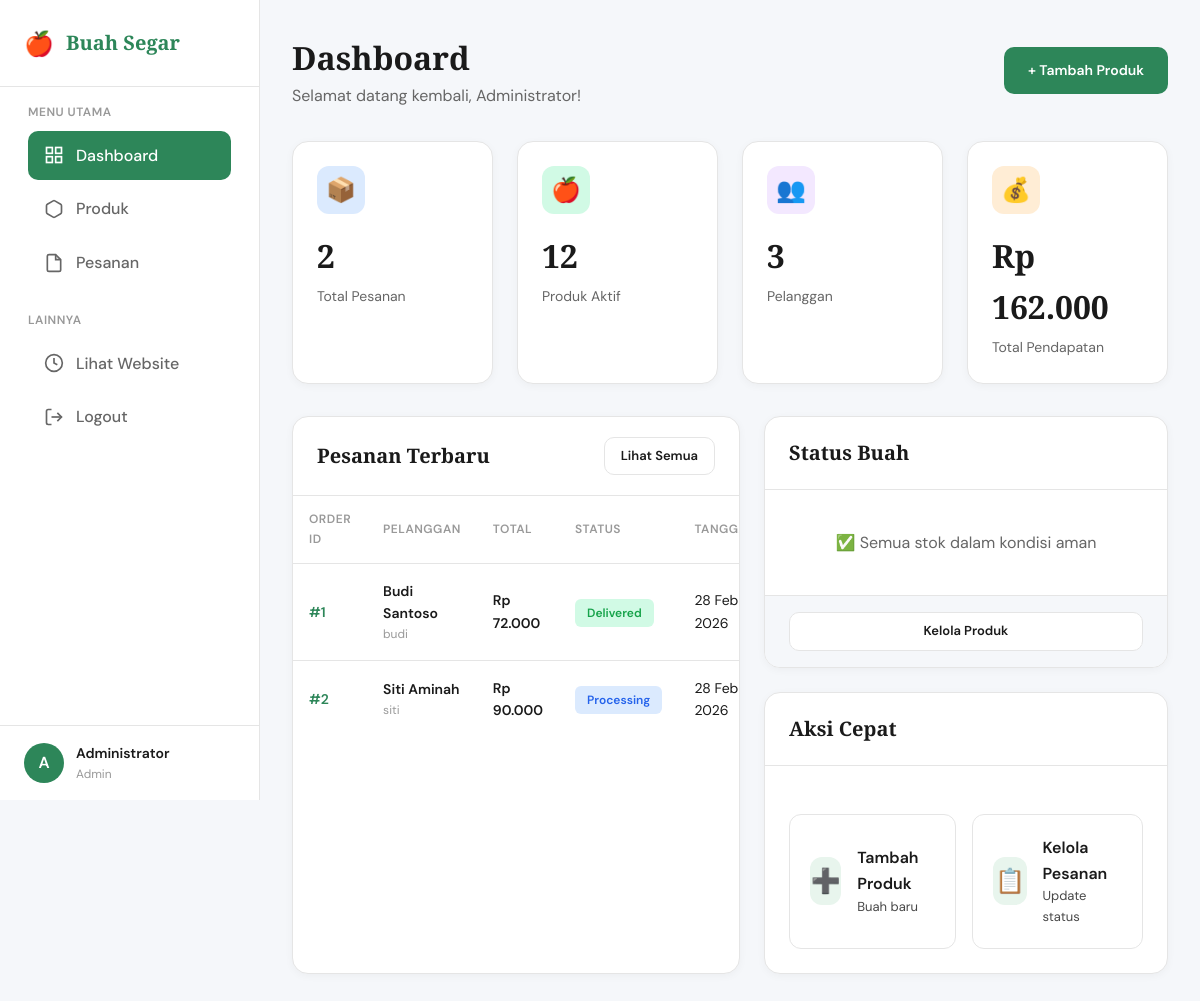
Page /admin/dashboard.php (signed in) on the committed database.
### tables this page shows
CREATE TABLE orders (
    id INT PRIMARY KEY AUTO_INCREMENT,
    user_id INT NOT NULL,
    nama_pemesan VARCHAR(100) NOT NULL,
    no_telepon VARCHAR(20) NOT NULL,
    alamat_kirim TEXT NOT NULL,
    total_harga DECIMAL(10,2) NOT NULL,
    status ENUM('pending', 'processing', 'shipped', 'delivered', 'cancelled') DEFAULT 'pending',
    catatan TEXT,
    created_at TIMESTAMP DEFAULT CURRENT_TIMESTAMP,
    updated_at TIMESTAMP DEFAULT CURRENT_TIMESTAMP ON UPDATE CURRENT_TIMESTAMP,
    FOREIGN KEY (user_id) REFERENCES users(id) ON DELETE CASCADE,
    INDEX idx_user_id (user_id),
    INDEX idx_status (status),
    INDEX idx_created_at (created_at)
);

CREATE TABLE users (
    id INT PRIMARY KEY AUTO_INCREMENT,
    username VARCHAR(50) UNIQUE NOT NULL,
    email VARCHAR(100) UNIQUE NOT NULL,
    password VARCHAR(255) NOT NULL,
    nama_lengkap VARCHAR(100) NOT NULL,
    no_telepon VARCHAR(20),
    alamat TEXT,
    role ENUM('admin', 'customer') DEFAULT 'customer',
    status ENUM('active', 'inactive') DEFAULT 'active',
    created_at TIMESTAMP DEFAULT CURRENT_TIMESTAMP,
    updated_at TIMESTAMP DEFAULT CURRENT_TIMESTAMP ON UPDATE CURRENT_TIMESTAMP,
    INDEX idx_username (username),
    INDEX idx_email (email),
    INDEX idx_role (role)
);

### auth/check_session.php (called while the page is built, shortened)
<?php
function isLoggedIn() {
    return isset($_SESSION['logged_in']) && $_SESSION['logged_in'] === true;
}
function getLoggedInUser() {
    return [
        'id' => $_SESSION['user_id'] ?? null,
        'username' => $_SESSION['username'] ?? null,
        'email' => $_SESSION['email'] ?? null,
        'nama_lengkap' => $_SESSION['nama_lengkap'] ?? null,
        'role' => $_SESSION['role'] ?? null,
        'login_time' => $_SESSION['login_time'] ?? null,
    ];
}
?>

### config/database.php (called while the page is built, shortened)
<?php
$pdo_options = [
    PDO::ATTR_ERRMODE => PDO::ERRMODE_EXCEPTION,
    PDO::ATTR_DEFAULT_FETCH_MODE => PDO::FETCH_ASSOC,
    PDO::ATTR_EMULATE_PREPARES => false,
];
$pdo = null;
function getConnection() {
    global $pdo;
    if ($pdo !== null) {
        return $pdo;
    }
    try {
        $dsn = "mysql:host=" . DB_HOST . ";dbname=" . DB_NAME . ";charset=" . DB_CHARSET;
        global $pdo_options;
        $pdo = new PDO($dsn, DB_USER, DB_PASS, $pdo_options);
        return $pdo;
    } catch (PDOException $e) {
        error_log("Database Connection Error: " . $e->getMessage());
        die("Koneksi database gagal. Silakan hubungi administrator.");
    }
}
function query($sql, $params = []) {
    try {
        $pdo = getConnection();
        $stmt = $pdo->prepare($sql);
        $stmt->execute($params);
        return $stmt;
    } catch (PDOException $e) {
        error_log("Query Error: " . $e->getMessage() . " | SQL: " . $sql);
        throw $e;
    }
}
function fetchOne($sql, $params = []) {
    $stmt = query($sql, $params);
    return $stmt->fetch();
}
function fetchAll($sql, $params = []) {
    $stmt = query($sql, $params);
    return $stmt->fetchAll();
}
?>

### includes/functions.php (called while the page is built, shortened)
<?php
function formatRupiah($angka, $with_prefix = true) {
    $formatted = number_format($angka, 0, ',', '.');
    return $with_prefix ? "Rp " . $formatted : $formatted;
}
function formatTanggal($date, $format = 'lengkap') {
    $timestamp = is_numeric($date) ? $date : strtotime($date);
    $bulan_pendek = [
        'January' => 'Jan',
        'February' => 'Feb',
        'March' => 'Mar',
        'April' => 'Apr',
        'May' => 'Mei',
        'June' => 'Jun',
        'July' => 'Jul',
        'August' => 'Agt',
        'September' => 'Sep',
        'October' => 'Okt',
        'November' => 'Nov',
        'December' => 'Des'
    ];
    switch ($format) {
        case 'pendek':
            $bulan_nama = $bulan_pendek[date('F', $timestamp)];
            return date('j', $timestamp) . ' ' . $bulan_nama . ' ' . date('Y', $timestamp);
    }
}
?>

### admin/dashboard.php (the view, shortened to what this page needs)
<?php
require_once '../auth/check_session.php';
require_once '../config/database.php';
require_once '../includes/functions.php';
$admin = getLoggedInUser();
$total_orders = fetchOne("SELECT COUNT(*) as total FROM orders")['total'] ?? 0;
$total_products = fetchOne("SELECT COUNT(*) as total FROM buah WHERE status = 'active'")['total'] ?? 0;
$total_users = fetchOne("SELECT COUNT(*) as total FROM users WHERE role = 'customer'")['total'] ?? 0;
$revenue_data = fetchOne("SELECT SUM(total_harga) as total FROM orders WHERE status != 'cancelled'")['total'] ?? 0;
$total_revenue = $revenue_data;
$low_stock_products = fetchAll("SELECT * FROM buah WHERE stok_kg <= 10 AND status = 'active' ORDER BY stok_kg ASC LIMIT 5");
$recent_orders = fetchAll("SELECT o.*, u.nama_lengkap, u.username
                          FROM orders o
                          JOIN users u ON o.user_id = u.id
                          ORDER BY o.created_at DESC
                          LIMIT 10");
?>
<!DOCTYPE html>
<html lang="id">
<head>
</head>
<body>
    <div class="admin-layout">
        <aside class="sidebar" id="sidebar">
            <div class="sidebar-header">
                <div class="sidebar-logo">
                    <span>🍎</span>
                    Buah Segar
                </div>
            </div>
            <nav class="sidebar-nav">
                <div class="nav-section">
                    <div class="nav-section-title">Menu Utama</div>
                    <a href="dashboard.php" class="nav-item active">
                        <svg viewBox="0 0 24 24" fill="none" stroke="currentColor" stroke-width="2"><rect x="3" y="3" width="7" height="7"/><rect x="14" y="3" width="7" height="7"/><rect x="14" y="14" width="7" height="7"/><rect x="3" y="14" width="7" height="7"/></svg>
                        Dashboard
                    </a>
                    <a href="products.php" class="nav-item">
                        <svg viewBox="0 0 24 24" fill="none" stroke="currentColor" stroke-width="2"><path d="M21 16V8a2 2 0 0 0-1-1.73l-7-4a2 2 0 0 0-2 0l-7 4A2 2 0 0 0 3 8v8a2 2 0 0 0 1 1.73l7 4a2 2 0 0 0 2 0l7-4A2 2 0 0 0 21 16z"/></svg>
                        Produk
                    </a>
                    <a href="orders.php" class="nav-item">
                        <svg viewBox="0 0 24 24" fill="none" stroke="currentColor" stroke-width="2"><path d="M14 2H6a2 2 0 0 0-2 2v16a2 2 0 0 0 2 2h12a2 2 0 0 0 2-2V8z"/><polyline points="14 2 14 8 20 8"/></svg>
                        Pesanan
                    </a>
                </div>
                <div class="nav-section">
                    <div class="nav-section-title">Lainnya</div>
                    <a href="../pages/catalog.php" class="nav-item">
                        <svg viewBox="0 0 24 24" fill="none" stroke="currentColor" stroke-width="2"><circle cx="12" cy="12" r="10"/><path d="M12 6v6l4 2"/></svg>
                        Lihat Website
                    </a>
                    <a href="../auth/logout.php" class="nav-item">
                        <svg viewBox="0 0 24 24" fill="none" stroke="currentColor" stroke-width="2"><path d="M9 21H5a2 2 0 0 1-2-2V5a2 2 0 0 1 2-2h4"/><polyline points="16 17 21 12 16 7"/><line x1="21" y1="12" x2="9" y2="12"/></svg>
                        Logout
                    </a>
                </div>
            </nav>
            <div class="sidebar-footer">
                <div class="user-info">
                    <div class="user-avatar"><?php echo strtoupper(substr($admin['nama_lengkap'], 0, 1)); ?></div>
                    <div class="user-details">
                        <div class="user-name"><?php echo htmlspecialchars($admin['nama_lengkap']); ?></div>
                        <div class="user-role"><?php echo $admin['role']; ?></div>
                    </div>
                </div>
            </div>
        </aside>
        <main class="main-content">
            <div class="page-header">
                <div>
                    <h1 class="page-title">Dashboard</h1>
                    <p style="color: var(--color-text-light);">Selamat datang kembali, <?php echo htmlspecialchars($admin['nama_lengkap']); ?>!</p>
                </div>
                <div class="page-actions">
                    <a href="products.php?action=add" class="btn btn-primary">+ Tambah Produk</a>
                </div>
            </div>
            <div class="stats-grid">
                <div class="stat-card">
                    <div class="stat-header">
                        <div class="stat-icon blue">📦</div>
                    </div>
                    <div class="stat-value"><?php echo number_format($total_orders); ?></div>
                    <div class="stat-label">Total Pesanan</div>
                </div>
                <div class="stat-card">
                    <div class="stat-header">
                        <div class="stat-icon green">🍎</div>
                    </div>
                    <div class="stat-value"><?php echo number_format($total_products); ?></div>
                    <div class="stat-label">Produk Aktif</div>
                </div>
                <div class="stat-card">
                    <div class="stat-header">
                        <div class="stat-icon purple">👥</div>
                    </div>
                    <div class="stat-value"><?php echo number_format($total_users); ?></div>
                    <div class="stat-label">Pelanggan</div>
                </div>
                <div class="stat-card">
                    <div class="stat-header">
                        <div class="stat-icon orange">💰</div>
                    </div>
                    <div class="stat-value"><?php echo formatRupiah($total_revenue); ?></div>
                    <div class="stat-label">Total Pendapatan</div>
                </div>
            </div>
            <div class="dashboard-grid">
                <div class="card">
                    <div class="card-header">
                        <h2 class="card-title">Pesanan Terbaru</h2>
                        <a href="orders.php" class="btn btn-secondary btn-sm">Lihat Semua</a>
                    </div>
                    <div class="card-body" style="padding: 0;">
                        <table class="data-table">
                            <thead>
                                <tr>
                                    <th>Order ID</th>
                                    <th>Pelanggan</th>
                                    <th>Total</th>
                                    <th>Status</th>
                                    <th>Tanggal</th>
                                </tr>
                            </thead>
                            <tbody>
                                <?php if (count($recent_orders) > 0): ?>
                                    <?php foreach ($recent_orders as $order): ?>
                                    <tr>
                                        <td><span class="order-id">#<?php echo $order['id']; ?></span></td>
                                        <td>
                                            <div class="customer-name"><?php echo htmlspecialchars($order['nama_pemesan']); ?></div>
                                            <div class="customer-email"><?php echo htmlspecialchars($order['username']); ?></div>
                                        </td>
                                        <td class="price"><?php echo formatRupiah($order['total_harga']); ?></td>
                                        <td><span class="status-badge status-<?php echo $order['status']; ?>"><?php echo $order['status']; ?></span></td>
                                        <td><?php echo formatTanggal($order['created_at'], 'pendek'); ?></td>
                                    </tr>
                                    <?php endforeach; ?>
                                <?php endif; ?>
                            </tbody>
                        </table>
                    </div>
                </div>
                <div>
                    <div class="card" style="margin-bottom: 1.5rem;">
                        <div class="card-header">
                            <h2 class="card-title">Status Buah</h2>
                        </div>
                        <div class="card-body">
                            <?php if (count($low_stock_products) > 0): ?>
                                <?php foreach ($low_stock_products as $product): ?>
                                <div class="alert-item">
                                    <span class="alert-icon">🍎</span>
                                    <div class="alert-content">
                                        <div class="alert-title"><?php echo htmlspecialchars($product['nama_buah']); ?></div>
                                        <div class="alert-text">Sisa stok: <span class="alert-stock"><?php echo $product['stok_kg']; ?> kg</span></div>
                                    </div>
                                </div>
                                <?php endforeach; ?>
                            <?php else: ?>
                                <p style="text-align: center; color: var(--color-text-light); padding: 1rem;">
                                    ✅ Semua stok dalam kondisi aman
                                </p>
                            <?php endif; ?>
                        </div>
                        <div class="card-footer">
                            <a href="products.php" class="btn btn-secondary btn-sm" style="width: 100%; justify-content: center;">Kelola Produk</a>
                        </div>
                    </div>
                    <div class="card">
                        <div class="card-header">
                            <h2 class="card-title">Aksi Cepat</h2>
                        </div>
                        <div class="card-body">
                            <div class="quick-actions">
                                <a href="products.php?action=add" class="quick-action">
                                    <div class="quick-action-icon">➕</div>
                                    <div>
                                        <div class="quick-action-text">Tambah Produk</div>
                                        <div class="quick-action-desc">Buah baru</div>
                                    </div>
                                </a>
                                <a href="orders.php" class="quick-action">
                                    <div class="quick-action-icon">📋</div>
                                    <div>
                                        <div class="quick-action-text">Kelola Pesanan</div>
                                        <div class="quick-action-desc">Update status</div>
                                    </div>
                                </a>
                            </div>
                        </div>
                    </div>
                </div>
            </div>
        </main>
    </div>
</body>
</html>

### rows in the picture
orders: id "1", nama_pemesan "Budi Santoso", user.username "budi", total_harga "Rp 72.000", status "Delivered", created_at "28 Feb 2026"
orders: id "2", nama_pemesan "Siti Aminah", user.username "siti", total_harga "Rp 90.000", status "Processing", created_at "28 Feb 2026"

### other values in the picture
substr($admin['nama_lengkap'], 0, 1) "A"
$admin['nama_lengkap'] "Administrator"
$admin['role'] "Admin"
$total_orders "2"
$total_products "12"
$total_users "3"
formatRupiah($total_revenue) "Rp 162.000"
